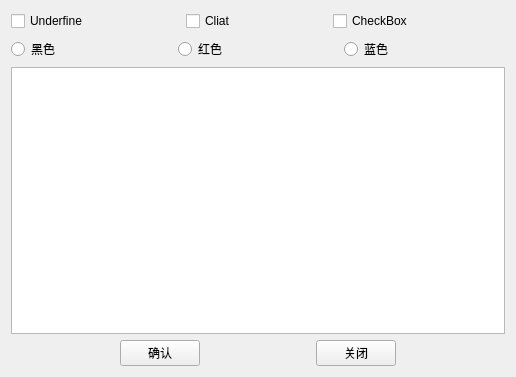
<?xml version="1.0" encoding="UTF-8"?>
<ui version="4.0">
 <class>QtLearnColorUi</class>
 <widget class="QWidget" name="QtLearnColorUi">
  <property name="geometry">
   <rect>
    <x>0</x>
    <y>0</y>
    <width>516</width>
    <height>377</height>
   </rect>
  </property>
  <property name="windowTitle">
   <string>QtLearnColorUi</string>
  </property>
  <layout class="QHBoxLayout" name="horizontalLayout_4">
   <item>
    <layout class="QVBoxLayout" name="verticalLayout">
     <item>
      <layout class="QHBoxLayout" name="horizontalLayout">
       <item>
        <widget class="QCheckBox" name="checkBox">
         <property name="text">
          <string>Underfine</string>
         </property>
        </widget>
       </item>
       <item>
        <spacer name="horizontalSpacer_3">
         <property name="orientation">
          <enum>Qt::Horizontal</enum>
         </property>
         <property name="sizeHint" stdset="0">
          <size>
           <width>40</width>
           <height>20</height>
          </size>
         </property>
        </spacer>
       </item>
       <item>
        <widget class="QCheckBox" name="checkBox_2">
         <property name="text">
          <string>Cliat</string>
         </property>
        </widget>
       </item>
       <item>
        <spacer name="horizontalSpacer_4">
         <property name="orientation">
          <enum>Qt::Horizontal</enum>
         </property>
         <property name="sizeHint" stdset="0">
          <size>
           <width>40</width>
           <height>20</height>
          </size>
         </property>
        </spacer>
       </item>
       <item>
        <widget class="QCheckBox" name="checkBox_3">
         <property name="text">
          <string>CheckBox</string>
         </property>
        </widget>
       </item>
       <item>
        <spacer name="horizontalSpacer">
         <property name="orientation">
          <enum>Qt::Horizontal</enum>
         </property>
         <property name="sizeHint" stdset="0">
          <size>
           <width>40</width>
           <height>20</height>
          </size>
         </property>
        </spacer>
       </item>
      </layout>
     </item>
     <item>
      <layout class="QHBoxLayout" name="horizontalLayout_2">
       <item>
        <widget class="QRadioButton" name="radioButton">
         <property name="text">
          <string>黑色</string>
         </property>
        </widget>
       </item>
       <item>
        <spacer name="horizontalSpacer_7">
         <property name="orientation">
          <enum>Qt::Horizontal</enum>
         </property>
         <property name="sizeHint" stdset="0">
          <size>
           <width>40</width>
           <height>20</height>
          </size>
         </property>
        </spacer>
       </item>
       <item>
        <widget class="QRadioButton" name="radioButton_2">
         <property name="text">
          <string>红色</string>
         </property>
        </widget>
       </item>
       <item>
        <spacer name="horizontalSpacer_8">
         <property name="orientation">
          <enum>Qt::Horizontal</enum>
         </property>
         <property name="sizeHint" stdset="0">
          <size>
           <width>40</width>
           <height>20</height>
          </size>
         </property>
        </spacer>
       </item>
       <item>
        <widget class="QRadioButton" name="radioButton_3">
         <property name="text">
          <string>蓝色</string>
         </property>
        </widget>
       </item>
       <item>
        <spacer name="horizontalSpacer_9">
         <property name="orientation">
          <enum>Qt::Horizontal</enum>
         </property>
         <property name="sizeHint" stdset="0">
          <size>
           <width>40</width>
           <height>20</height>
          </size>
         </property>
        </spacer>
       </item>
      </layout>
     </item>
     <item>
      <widget class="QPlainTextEdit" name="plainTextEdit"/>
     </item>
     <item>
      <layout class="QHBoxLayout" name="horizontalLayout_3">
       <item>
        <spacer name="horizontalSpacer_10">
         <property name="orientation">
          <enum>Qt::Horizontal</enum>
         </property>
         <property name="sizeHint" stdset="0">
          <size>
           <width>40</width>
           <height>20</height>
          </size>
         </property>
        </spacer>
       </item>
       <item>
        <widget class="QPushButton" name="pushButton">
         <property name="text">
          <string>确认</string>
         </property>
        </widget>
       </item>
       <item>
        <spacer name="horizontalSpacer_5">
         <property name="orientation">
          <enum>Qt::Horizontal</enum>
         </property>
         <property name="sizeHint" stdset="0">
          <size>
           <width>40</width>
           <height>20</height>
          </size>
         </property>
        </spacer>
       </item>
       <item>
        <widget class="QPushButton" name="pushButton_2">
         <property name="text">
          <string>关闭</string>
         </property>
        </widget>
       </item>
       <item>
        <spacer name="horizontalSpacer_11">
         <property name="orientation">
          <enum>Qt::Horizontal</enum>
         </property>
         <property name="sizeHint" stdset="0">
          <size>
           <width>40</width>
           <height>20</height>
          </size>
         </property>
        </spacer>
       </item>
      </layout>
     </item>
    </layout>
   </item>
  </layout>
 </widget>
 <resources/>
 <connections/>
</ui>
